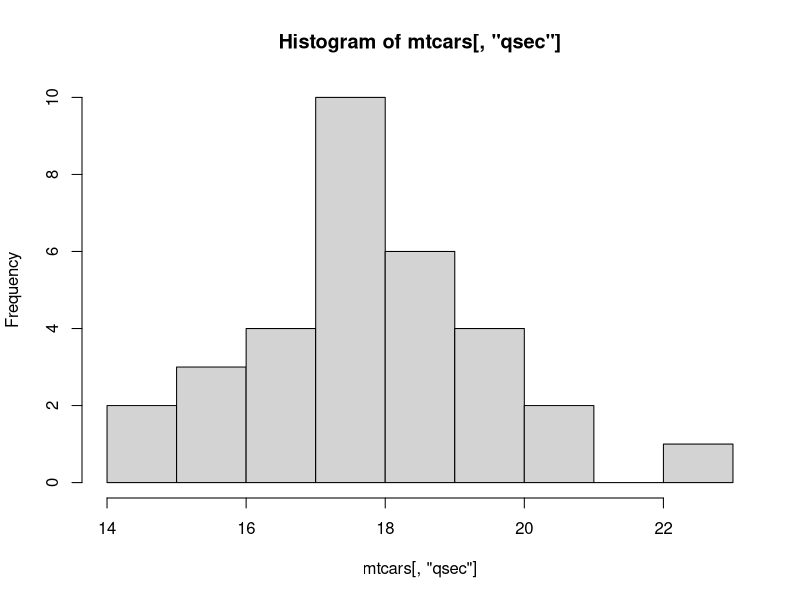
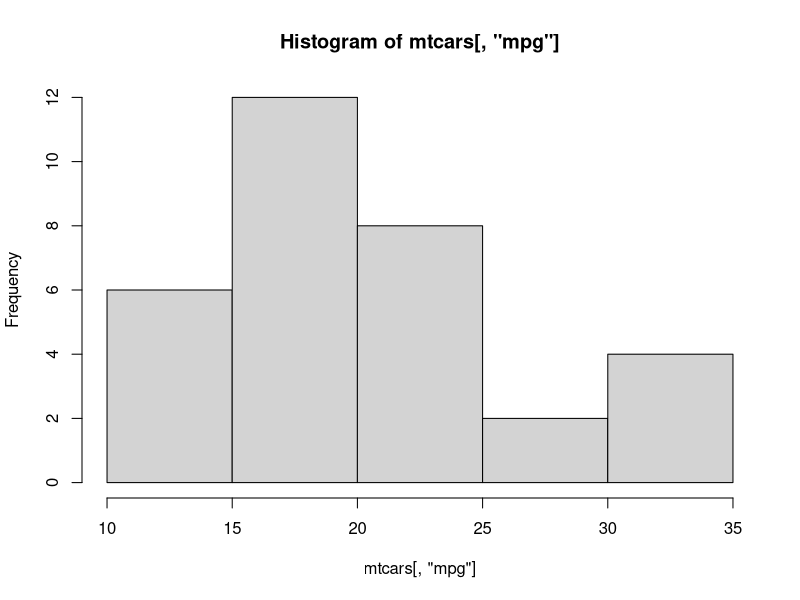
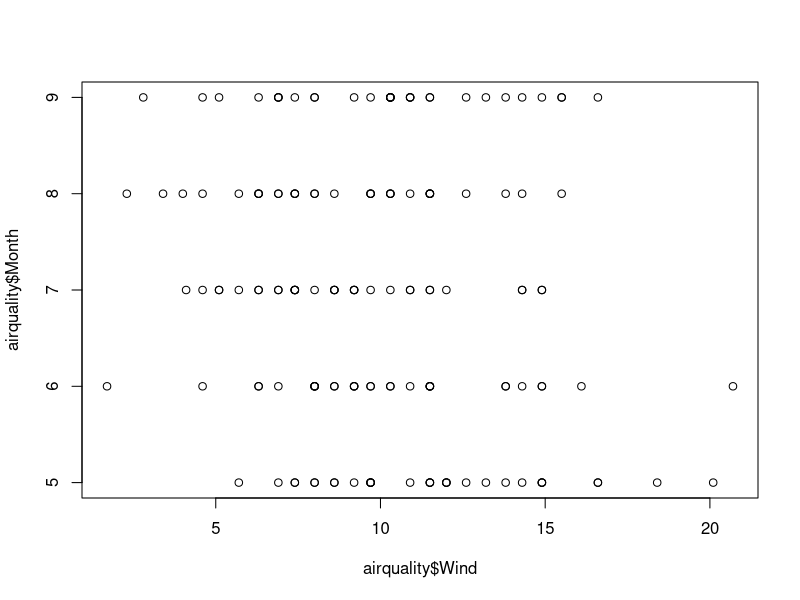

Generate these figures, in order, with R:
# 4. Mean Difference
#   a.
#     i T-tests
## comparison of two means where normality assumed

## Test for normality
hist(mtcars[,"qsec"])
shapiro.test(mtcars[,"qsec"]) # Suggest data is normal

## independent groups with factor variable (am)
t.test(mtcars[,"qsec"] ~ mtcars[,"am"]) # no sig diff

## independent groups as two separate vectors
v0 <- mtcars[mtcars$am == 0, "qsec"] # qsec where am = 0
v1 <- mtcars[mtcars$am == 1, "qsec"] # qsec where am = 1
t.test(v0,v1) # same result

## if repeated measures use: t.test(v0,v1,paired=TRUE)


#     ii Mann Whitney
## comparison of two means where normality not assumed

## Test for normality
hist(mtcars[,"mpg"]) # Suggest data is not normal

wilcox.test(mtcars[,"mpg"] ~ mtcars[,"am"]) # manual cars have sig higher mpg


#   b. ANOVA / Kruskal-Wallis
#     i. Post-hoc analyses

## ANOVA similar to t-test but for multiple samples
## Kruskal-wallkis similar to Mann Whitney but for multiple samples

## ANOVA - normality assumed
plot(airquality$Wind , airquality$Month) # sample to be analysed
aov1 <- aov(Wind ~ Month, data = airquality) # put in variable for summary
summary(aov1) # sig diff between months, i.e. not one population
## Posthoc, e.g. bonferoni
pairwise.t.test(airquality$Wind , airquality$Month, p.adj = "bonf")
## shiows sig dif between months 5/7, 5/8
## Bonferoni tests adjust for multiple comparisons

## Kruskal-Wallis - normality not assumed
kwt1 <- kruskal.test(Ozone ~ Month, data = airquality)
kwt1 # sig, as it was with ANOVA. nb: 6.901e-06 = 6.901*10^-6 = 0.000006901
## Posthoc, e.g. bonferoni
pairwise.wilcox.test(airquality$Ozone, airquality$Month, 
                     p.adj="bonferroni",exact=F) # exact deals with ties
## shows sig dif beween months 5/7, 5/8, 9/6, 9/7

## More complex ANOVAs
## y~x1	      y is explained by x1 only, a one-way anova
## y~x1+x2	  y is explained by x1 and x2, a two-way anova
## y~x1+x2+x3	y is explained by x1, x2 and x3, a 3-way anova
## y~x1*x2	  y is explained by x1, x2 and also by the interaction between them



#   c. ANCOVA
## ANCOVA is similar to ANOVA but factors in a covariate, i.e. a variable
##    that is also assumed to explain part of variance in DV
## Assumed that Cov is independent of IV, i.e. t-test of CoV between IV groups
##    would be insig
## Need to read up on this
## Revisit after corelation and regression bit

